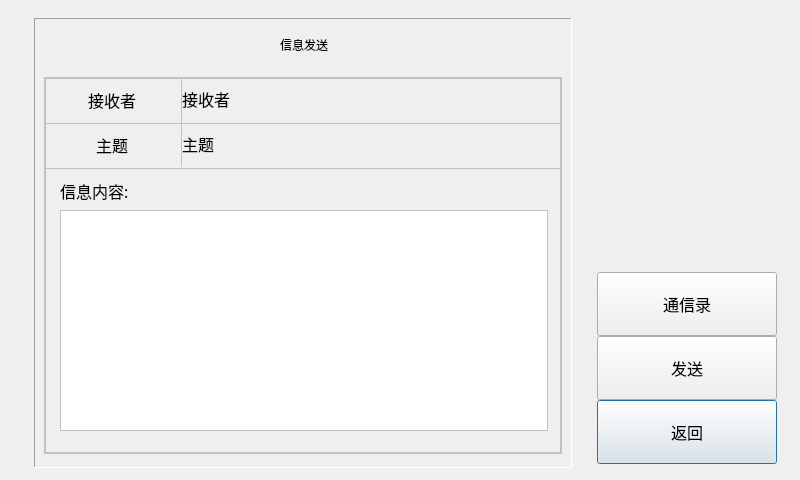
<?xml version="1.0" encoding="UTF-8"?>
<ui version="4.0">
 <class>InfoWriteDialog</class>
 <widget class="QDialog" name="InfoWriteDialog">
  <property name="geometry">
   <rect>
    <x>0</x>
    <y>0</y>
    <width>800</width>
    <height>480</height>
   </rect>
  </property>
  <property name="windowTitle">
   <string>Dialog</string>
  </property>
  <widget class="CommonPushButton" name="pushButtonInfoWriteReturn">
   <property name="geometry">
    <rect>
     <x>597</x>
     <y>400</y>
     <width>180</width>
     <height>64</height>
    </rect>
   </property>
   <property name="font">
    <font>
     <family>AlArabiya</family>
     <pointsize>12</pointsize>
    </font>
   </property>
   <property name="text">
    <string>返回</string>
   </property>
  </widget>
  <widget class="QLabel" name="labelInfoTitle">
   <property name="geometry">
    <rect>
     <x>44</x>
     <y>122</y>
     <width>136</width>
     <height>45</height>
    </rect>
   </property>
   <property name="font">
    <font>
     <family>AlArabiya</family>
     <pointsize>12</pointsize>
    </font>
   </property>
   <property name="styleSheet">
    <string notr="true">border: 0px;</string>
   </property>
   <property name="text">
    <string>主题</string>
   </property>
   <property name="alignment">
    <set>Qt::AlignCenter</set>
   </property>
  </widget>
  <widget class="CommonPushButton" name="pushButtonInfoWriteSend">
   <property name="geometry">
    <rect>
     <x>597</x>
     <y>336</y>
     <width>180</width>
     <height>64</height>
    </rect>
   </property>
   <property name="font">
    <font>
     <family>AlArabiya</family>
     <pointsize>12</pointsize>
    </font>
   </property>
   <property name="text">
    <string>发送</string>
   </property>
  </widget>
  <widget class="MyLineEdit" name="lineEditReceiverName">
   <property name="geometry">
    <rect>
     <x>180</x>
     <y>77</y>
     <width>382</width>
     <height>45</height>
    </rect>
   </property>
   <property name="font">
    <font>
     <family>AlArabiya</family>
     <pointsize>12</pointsize>
    </font>
   </property>
   <property name="focusPolicy">
    <enum>Qt::NoFocus</enum>
   </property>
   <property name="styleSheet">
    <string notr="true">border: 0px;
background-color: transparent;
</string>
   </property>
   <property name="text">
    <string>接收者</string>
   </property>
   <property name="alignment">
    <set>Qt::AlignLeading|Qt::AlignLeft|Qt::AlignVCenter</set>
   </property>
   <property name="readOnly">
    <bool>false</bool>
   </property>
  </widget>
  <widget class="MyLineEdit" name="lineEditInfoTitle">
   <property name="geometry">
    <rect>
     <x>180</x>
     <y>122</y>
     <width>382</width>
     <height>45</height>
    </rect>
   </property>
   <property name="font">
    <font>
     <family>AlArabiya</family>
     <pointsize>12</pointsize>
    </font>
   </property>
   <property name="focusPolicy">
    <enum>Qt::NoFocus</enum>
   </property>
   <property name="styleSheet">
    <string notr="true">border: 0px;
background-color: transparent;</string>
   </property>
   <property name="text">
    <string>主题</string>
   </property>
   <property name="alignment">
    <set>Qt::AlignLeading|Qt::AlignLeft|Qt::AlignVCenter</set>
   </property>
   <property name="readOnly">
    <bool>false</bool>
   </property>
  </widget>
  <widget class="QFrame" name="framePanel">
   <property name="geometry">
    <rect>
     <x>34</x>
     <y>18</y>
     <width>538</width>
     <height>450</height>
    </rect>
   </property>
   <property name="frameShape">
    <enum>QFrame::Panel</enum>
   </property>
   <property name="frameShadow">
    <enum>QFrame::Sunken</enum>
   </property>
  </widget>
  <widget class="QFrame" name="frameInfoBox">
   <property name="geometry">
    <rect>
     <x>44</x>
     <y>77</y>
     <width>518</width>
     <height>377</height>
    </rect>
   </property>
   <property name="styleSheet">
    <string notr="true">background-color: transparent;
border: 2px solid #C0C0C0;</string>
   </property>
   <property name="frameShape">
    <enum>QFrame::StyledPanel</enum>
   </property>
   <property name="frameShadow">
    <enum>QFrame::Raised</enum>
   </property>
  </widget>
  <widget class="MyTextEdit" name="textEditInfoBody">
   <property name="geometry">
    <rect>
     <x>60</x>
     <y>210</y>
     <width>488</width>
     <height>221</height>
    </rect>
   </property>
   <property name="font">
    <font>
     <family>AlArabiya</family>
     <pointsize>12</pointsize>
    </font>
   </property>
   <property name="focusPolicy">
    <enum>Qt::NoFocus</enum>
   </property>
   <property name="styleSheet">
    <string notr="true">border: 1px solid #C0C0C0;</string>
   </property>
   <property name="readOnly">
    <bool>false</bool>
   </property>
  </widget>
  <widget class="QLabel" name="labelInfoBody">
   <property name="geometry">
    <rect>
     <x>60</x>
     <y>170</y>
     <width>200</width>
     <height>41</height>
    </rect>
   </property>
   <property name="font">
    <font>
     <family>AlArabiya</family>
     <pointsize>12</pointsize>
    </font>
   </property>
   <property name="styleSheet">
    <string notr="true">border: 0px;</string>
   </property>
   <property name="frameShape">
    <enum>QFrame::NoFrame</enum>
   </property>
   <property name="frameShadow">
    <enum>QFrame::Sunken</enum>
   </property>
   <property name="text">
    <string>信息内容:</string>
   </property>
   <property name="alignment">
    <set>Qt::AlignLeading|Qt::AlignLeft|Qt::AlignVCenter</set>
   </property>
  </widget>
  <widget class="QLabel" name="label_title">
   <property name="geometry">
    <rect>
     <x>49</x>
     <y>20</y>
     <width>510</width>
     <height>50</height>
    </rect>
   </property>
   <property name="font">
    <font>
     <family>,white</family>
     <weight>50</weight>
     <italic>false</italic>
     <bold>false</bold>
    </font>
   </property>
   <property name="text">
    <string>信息发送</string>
   </property>
   <property name="alignment">
    <set>Qt::AlignCenter</set>
   </property>
  </widget>
  <widget class="QLabel" name="labelInfoReceiver">
   <property name="geometry">
    <rect>
     <x>44</x>
     <y>77</y>
     <width>136</width>
     <height>45</height>
    </rect>
   </property>
   <property name="font">
    <font>
     <family>AlArabiya</family>
     <pointsize>12</pointsize>
    </font>
   </property>
   <property name="styleSheet">
    <string notr="true">border: 0px;</string>
   </property>
   <property name="frameShape">
    <enum>QFrame::NoFrame</enum>
   </property>
   <property name="frameShadow">
    <enum>QFrame::Sunken</enum>
   </property>
   <property name="text">
    <string>接收者</string>
   </property>
   <property name="alignment">
    <set>Qt::AlignCenter</set>
   </property>
  </widget>
  <widget class="Line" name="line_2">
   <property name="geometry">
    <rect>
     <x>44</x>
     <y>122</y>
     <width>518</width>
     <height>3</height>
    </rect>
   </property>
   <property name="styleSheet">
    <string notr="true">color: #C0C0C0;</string>
   </property>
   <property name="frameShadow">
    <enum>QFrame::Plain</enum>
   </property>
   <property name="orientation">
    <enum>Qt::Horizontal</enum>
   </property>
  </widget>
  <widget class="Line" name="line_3">
   <property name="geometry">
    <rect>
     <x>44</x>
     <y>167</y>
     <width>518</width>
     <height>3</height>
    </rect>
   </property>
   <property name="styleSheet">
    <string notr="true">color: #C0C0C0;</string>
   </property>
   <property name="frameShadow">
    <enum>QFrame::Plain</enum>
   </property>
   <property name="orientation">
    <enum>Qt::Horizontal</enum>
   </property>
  </widget>
  <widget class="Line" name="line">
   <property name="geometry">
    <rect>
     <x>180</x>
     <y>77</y>
     <width>3</width>
     <height>90</height>
    </rect>
   </property>
   <property name="styleSheet">
    <string notr="true">color: #C0C0C0;</string>
   </property>
   <property name="frameShadow">
    <enum>QFrame::Plain</enum>
   </property>
   <property name="orientation">
    <enum>Qt::Vertical</enum>
   </property>
  </widget>
  <widget class="CommonPushButton" name="pushButtonInfoWriteAddress">
   <property name="geometry">
    <rect>
     <x>597</x>
     <y>272</y>
     <width>180</width>
     <height>64</height>
    </rect>
   </property>
   <property name="font">
    <font>
     <family>AlArabiya</family>
     <pointsize>12</pointsize>
    </font>
   </property>
   <property name="text">
    <string>通信录</string>
   </property>
  </widget>
  <zorder>framePanel</zorder>
  <zorder>frameInfoBox</zorder>
  <zorder>pushButtonInfoWriteReturn</zorder>
  <zorder>labelInfoTitle</zorder>
  <zorder>pushButtonInfoWriteSend</zorder>
  <zorder>lineEditReceiverName</zorder>
  <zorder>lineEditInfoTitle</zorder>
  <zorder>textEditInfoBody</zorder>
  <zorder>labelInfoBody</zorder>
  <zorder>label_title</zorder>
  <zorder>labelInfoReceiver</zorder>
  <zorder>line_2</zorder>
  <zorder>line_3</zorder>
  <zorder>line</zorder>
  <zorder>pushButtonInfoWriteAddress</zorder>
 </widget>
 <customwidgets>
  <customwidget>
   <class>CommonPushButton</class>
   <extends>QPushButton</extends>
   <header>commonpushbutton.h</header>
  </customwidget>
  <customwidget>
   <class>MyLineEdit</class>
   <extends>QLineEdit</extends>
   <header>mylineedit.h</header>
  </customwidget>
  <customwidget>
   <class>MyTextEdit</class>
   <extends>QTextEdit</extends>
   <header>mytextedit.h</header>
  </customwidget>
 </customwidgets>
 <tabstops>
  <tabstop>lineEditReceiverName</tabstop>
  <tabstop>pushButtonInfoWriteAddress</tabstop>
  <tabstop>lineEditInfoTitle</tabstop>
  <tabstop>textEditInfoBody</tabstop>
  <tabstop>pushButtonInfoWriteSend</tabstop>
  <tabstop>pushButtonInfoWriteReturn</tabstop>
 </tabstops>
 <resources/>
 <connections/>
</ui>
